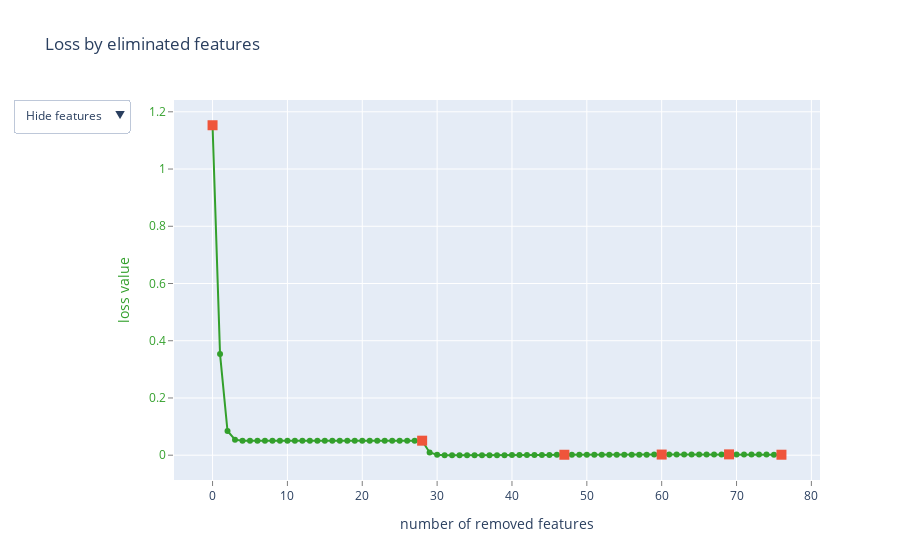

Source (notebook cell):
### Markdown cell above
Run a feature selection algorithm with a desired step size and number of features. 
(Note: a larger step size can yield more accurate selections but will take a longer time to process)

### Code cell
from classifier_utils import select_features

get_features = select_features(
                               steps = 5,
                               train_pool=train_pool,
                               test_pool=test_pool,
                               nfeatures = 15
                               )

### Figure 1 — Plotly figure (JSON) as saved in the notebook; plotly's stock layout.template omitted (floating-point values rounded to 4 significant figures)
{"data": [{"line": {"color": "rgb(51,160,44)"}, "mode": "lines+markers", "name": "", "text": ["", "LDA_0", "LDA_3", "LDA_4", "LDA_2", "Yellow", "CoastalBlue", "Blue", "Red", "RedEdge", "NIR", "NDGI", "CoastalBlue^2", "CoastalBlue Green", "CoastalBlue Yellow", "CoastalBlue Red", "CoastalBlue RedEdge", "CoastalBlue NIR", "CoastalBlue CIre", "Blue GreenI", "Blue Green", "Blue Red", "Blue RedEdge", "Blue NIR", "Blue NDRI", "Blue CIre", "GreenI Green", "GreenI Yellow", "GreenI Red", "LDA_5", "LDA_1", "CIre", "Yellow CIre", "RedEdge NDRI", "GreenI NDGI", "NIR^2", "GreenI CIre", "Green Yellow", "PC_6", "Yellow NDRI", "Blue NDGI", "NIR NDRI", "CoastalBlue NDGI", "PC_7", "NIR NDGI", "Green Red", "Yellow NDGI", "GreenI RedEdge", "PC_4", "NIR CIre", "GreenI^2", "Red NDGI", "Red NDRI", "Green^2", "Green CIre", "Green RedEdge", "PC_3", "NDRI NDGI", "GreenI NIR", "NDRI", "Green", "CoastalBlue GreenI", "GreenI NDRI", "NDGI^2", "RedEdge NIR", "RedEdge CIre", "Yellow RedEdge", "Yellow^2", "Green NDRI", "NDGI CIre", "NDRI CIre", "Green NDGI", "GreenI", "Red RedEdge", "PC_5", "Green NIR", "RedEdge^2"], "type": "scatter", "x": [0, 1, 2, 3, 4, 5, 6, 7, 8, 9, 10, 11, 12, 13, 14, 15, 16, 17, 18, 19, 20, 21, 22, 23, 24, 25, 26, 27, 28, 29, 30, 31, 32, 33, 34, 35, 36, 37, 38, 39, 40, 41, 42, 43, 44, 45, 46, 47, 48, 49, 50, 51, 52, 53, 54, 55, 56, 57, 58, 59, 60, 61, 62, 63, 64, 65, 66, 67, 68, 69, 70, 71, 72, 73, 74, 75, 76], "y": [1.153, 0.3533, 0.08457, 0.05438, 0.05072, 0.05072, 0.05072, 0.05072, 0.05072, 0.05072, 0.05072, 0.05072, 0.05072, 0.05072, 0.05072, 0.05072, 0.05072, 0.05072, 0.05072, 0.05072, 0.05072, 0.05072, 0.05072, 0.05072, 0.05072, 0.05072, 0.05072, 0.05072, 0.05072, 0.009398, 0.001824, 0.0001158, 2.004e-05, -2.889e-06, -1.437e-07, 1.637e-05, 3.413e-05, 6.65e-05, 0.0001324, 0.0002055, 0.0002838, 0.0003722, 0.0005168, 0.0006945, 0.0008792, 0.001081, 0.001315, 0.00156, 0.00155, 0.001545, 0.001559, 0.001578, 0.001601, 0.001631, 0.001674, 0.001732, 0.0018, 0.001888, 0.001992, 0.002123, 0.002275, 0.002268, 0.002271, 0.002287, 0.002319, 0.002363, 0.002435, 0.00254, 0.002687, 0.00286, 0.002865, 0.002762, 0.002582, 0.002277, 0.002146, 0.001993, 0.001668]}, {"marker": {"size": 10, "symbol": "square"}, "mode": "markers", "name": "", "text": ["", "GreenI Red", "GreenI RedEdge", "Green", "NDGI CIre", "RedEdge^2"], "type": "scatter", "x": [0, 28, 47, 60, 69, 76], "y": [1.153, 0.05072, 0.00156, 0.002275, 0.00286, 0.001668]}, {"mode": "text", "name": "", "text": ["", "85", "88", "89", "87", "4", "0", "1", "5", "6", "7", "9", "11", "14", "15", "16", "17", "18", "21", "23", "24", "26", "27", "28", "29", "31", "33", "34", "35", "90", "86", "10", "55", "64", "39", "67", "40", "42", "83", "53", "30", "68", "20", "84", "69", "43", "54", "36", "81", "70", "32", "60", "59", "41", "48", "44", "80", "72", "37", "8", "3", "13", "38", "74", "63", "66", "51", "49", "46", "75", "73", "47", "2", "57", "82", "45", "62"], "textfont": {"color": "rgb(51,160,44)", "family": "sans serif", "size": 18}, "textposition": "bottom center", "type": "scatter", "visible": false, "x": [0, 1, 2, 3, 4, 5, 6, 7, 8, 9, 10, 11, 12, 13, 14, 15, 16, 17, 18, 19, 20, 21, 22, 23, 24, 25, 26, 27, 28, 29, 30, 31, 32, 33, 34, 35, 36, 37, 38, 39, 40, 41, 42, 43, 44, 45, 46, 47, 48, 49, 50, 51, 52, 53, 54, 55, 56, 57, 58, 59, 60, 61, 62, 63, 64, 65, 66, 67, 68, 69, 70, 71, 72, 73, 74, 75, 76], "y": [1.153, 0.3533, 0.08457, 0.05438, 0.05072, 0.05072, 0.05072, 0.05072, 0.05072, 0.05072, 0.05072, 0.05072, 0.05072, 0.05072, 0.05072, 0.05072, 0.05072, 0.05072, 0.05072, 0.05072, 0.05072, 0.05072, 0.05072, 0.05072, 0.05072, 0.05072, 0.05072, 0.05072, 0.05072, 0.009398, 0.001824, 0.0001158, 2.004e-05, -2.889e-06, -1.437e-07, 1.637e-05, 3.413e-05, 6.65e-05, 0.0001324, 0.0002055, 0.0002838, 0.0003722, 0.0005168, 0.0006945, 0.0008792, 0.001081, 0.001315, 0.00156, 0.00155, 0.001545, 0.001559, 0.001578, 0.001601, 0.001631, 0.001674, 0.001732, 0.0018, 0.001888, 0.001992, 0.002123, 0.002275, 0.002268, 0.002271, 0.002287, 0.002319, 0.002363, 0.002435, 0.00254, 0.002687, 0.00286, 0.002865, 0.002762, 0.002582, 0.002277, 0.002146, 0.001993, 0.001668]}, {"mode": "text", "name": "", "text": ["", "LDA_0", "LDA_3", "LDA_4", "LDA_2", "Yellow", "CoastalBlue", "Blue", "Red", "RedEdge", "NIR", "NDGI", "CoastalBlue^2", "CoastalBlue Green", "CoastalBlue Yellow", "CoastalBlue Red", "CoastalBlue RedEdge", "CoastalBlue NIR", "CoastalBlue CIre", "Blue GreenI", "Blue Green", "Blue Red", "Blue RedEdge", "Blue NIR", "Blue NDRI", "Blue CIre", "GreenI Green", "GreenI Yellow", "GreenI Red", "LDA_5", "LDA_1", "CIre", "Yellow CIre", "RedEdge NDRI", "GreenI NDGI", "NIR^2", "GreenI CIre", "Green Yellow", "PC_6", "Yellow NDRI", "Blue NDGI", "NIR NDRI", "CoastalBlue NDGI", "PC_7", "NIR NDGI", "Green Red", "Yellow NDGI", "GreenI RedEdge", "PC_4", "NIR CIre", "GreenI^2", "Red NDGI", "Red NDRI", "Green^2", "Green CIre", "Green RedEdge", "PC_3", "NDRI NDGI", "GreenI NIR", "NDRI", "Green", "CoastalBlue GreenI", "GreenI NDRI", "NDGI^2", "RedEdge NIR", "RedEdge CIre", "Yellow RedEdge", "Yellow^2", "Green NDRI", "NDGI CIre", "NDRI CIre", "Green NDGI", "GreenI", "Red RedEdge", "PC_5", "Green NIR", "RedEdge^2"], "textfont": {"color": "rgb(51,160,44)", "family": "sans serif", "size": 18}, "textposition": "bottom center", "type": "scatter", "visible": false, "x": [0, 1, 2, 3, 4, 5, 6, 7, 8, 9, 10, 11, 12, 13, 14, 15, 16, 17, 18, 19, 20, 21, 22, 23, 24, 25, 26, 27, 28, 29, 30, 31, 32, 33, 34, 35, 36, 37, 38, 39, 40, 41, 42, 43, 44, 45, 46, 47, 48, 49, 50, 51, 52, 53, 54, 55, 56, 57, 58, 59, 60, 61, 62, 63, 64, 65, 66, 67, 68, 69, 70, 71, 72, 73, 74, 75, 76], "y": [1.153, 0.3533, 0.08457, 0.05438, 0.05072, 0.05072, 0.05072, 0.05072, 0.05072, 0.05072, 0.05072, 0.05072, 0.05072, 0.05072, 0.05072, 0.05072, 0.05072, 0.05072, 0.05072, 0.05072, 0.05072, 0.05072, 0.05072, 0.05072, 0.05072, 0.05072, 0.05072, 0.05072, 0.05072, 0.009398, 0.001824, 0.0001158, 2.004e-05, -2.889e-06, -1.437e-07, 1.637e-05, 3.413e-05, 6.65e-05, 0.0001324, 0.0002055, 0.0002838, 0.0003722, 0.0005168, 0.0006945, 0.0008792, 0.001081, 0.001315, 0.00156, 0.00155, 0.001545, 0.001559, 0.001578, 0.001601, 0.001631, 0.001674, 0.001732, 0.0018, 0.001888, 0.001992, 0.002123, 0.002275, 0.002268, 0.002271, 0.002287, 0.002319, 0.002363, 0.002435, 0.00254, 0.002687, 0.00286, 0.002865, 0.002762, 0.002582, 0.002277, 0.002146, 0.001993, 0.001668]}], "layout": {"showlegend": false, "title": {"text": "Loss by eliminated features"}, "updatemenus": [{"active": 0, "buttons": [{"args": [{"visible": [true, true, false, false]}], "label": "Hide features", "method": "update"}, {"args": [{"visible": [true, true, true, false]}], "label": "Show indices", "method": "update"}, {"args": [{"visible": [true, true, false, true]}], "label": "Show names", "method": "update"}], "pad": {"r": 10, "t": 10}, "showactive": true, "x": -0.25, "xanchor": "left", "y": 1.03, "yanchor": "top"}], "xaxis": {"gridcolor": "rgb(255,255,255)", "showgrid": true, "showline": false, "showticklabels": true, "tickcolor": "rgb(127,127,127)", "ticks": "outside", "title": {"text": "number of removed features"}, "zeroline": false}, "yaxis": {"gridcolor": "rgb(255,255,255)", "showgrid": true, "showline": false, "showticklabels": true, "tickcolor": "rgb(127,127,127)", "tickfont": {"color": "rgb(51,160,44)"}, "ticks": "outside", "title": {"font": {"color": "rgb(51,160,44)"}, "text": "loss value"}, "zeroline": false}}}
